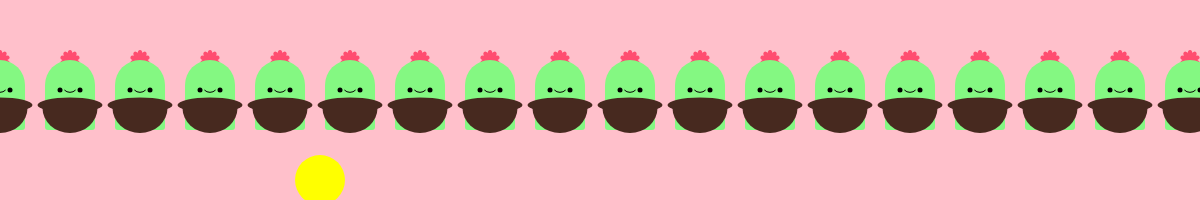
Frame 1 (no input)
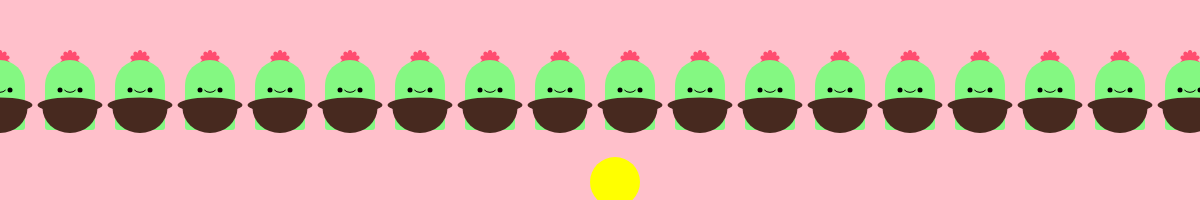
Frame 60 (no input)
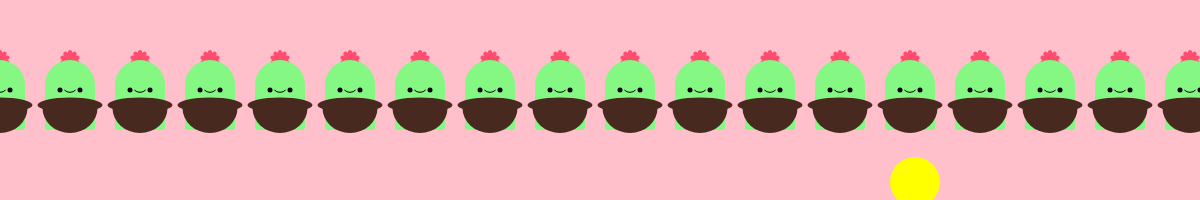
Frame 120 (the mouse pressed at the canvas centre since frame 60)

The p5.js sketch that drew these frames (run headless with seeded random() and noise() and a simulated clock; from frame 60 on, the mouse is pressed at the canvas centre):

// p5.js sketch
// ── sketch.js
var x = 320;
var y = 180;
var xspeed = 5;
var yspeed = 2;

var r = 25;

function setup() {
  createCanvas(windowWidth, 200);

}

function draw() {
  background('pink');
  for (var x = -35; x < windowWidth + 70; x += 70) {
    cactus(x, 50);
  }
  ball();
}

// created a function called cactus
function cactus(x, y) {
  push();
  translate(x, y);
  // details like flower top
  push();
  fill('#ff4d70');
  noStroke();
  translate(35, 10);
  for (var i = 0; i < 10; i++) {
    ellipse(0, 5, 5, 10);
    rotate(PI / 5);
  }
  pop();
  // Cactus
  fill('#84f882');
  noStroke();
  rect(10, 10, 50, 70, 25, 25, 3, 3);
  // top of clay pot
  push();
  fill('#47291f');
  noStroke();
  ellipse(35, 55, 65, 15);
  pop();
  // bottom of clay pot
  push();
  fill('#47291f');
  noStroke();
  arc(35, 58, 55, 50, 0, PI, CHORD);
  pop();
  // Face
  push();
  fill('black')
  ellipse(25, 40, 5, 5);
  ellipse(45, 40, 5, 5);
  pop();
  push();
  noFill();
  stroke(3);
  arc(35, 35, 15, 15, QUARTER_PI, PI - QUARTER_PI);
  pop();
  pop();
}

function ball() {
  push();
  fill('yellow');
  noStroke();
  ellipse(x, y, r * 2, r * 2);
  x += xspeed;
  y += yspeed;
  if (x > width - r || x < r) {
    xspeed = -xspeed;
  }
  if (y > height - r || y < r) {
    yspeed = -yspeed;
  }
  pop();
}
